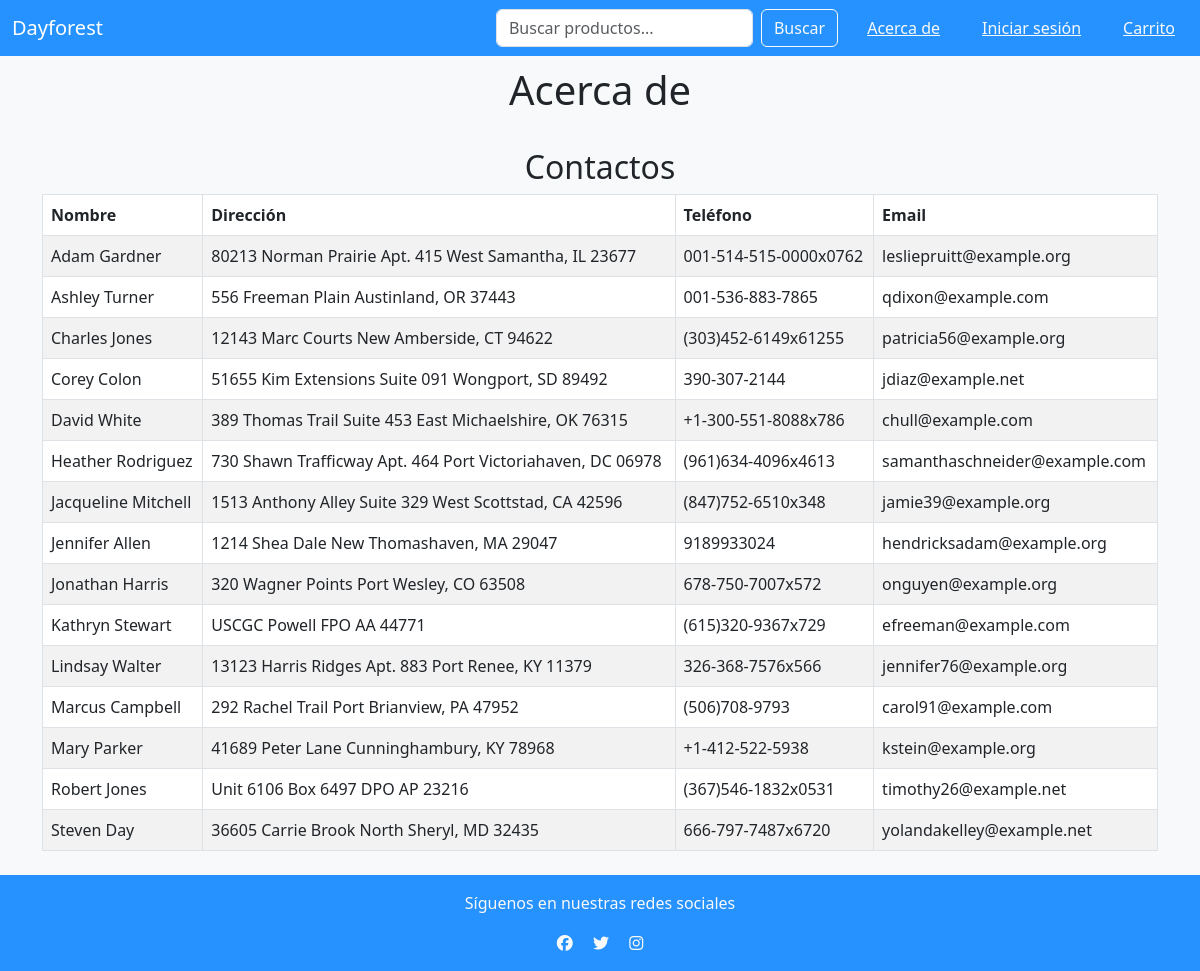
The page /shopapp/about/ on the database as committed earlier.
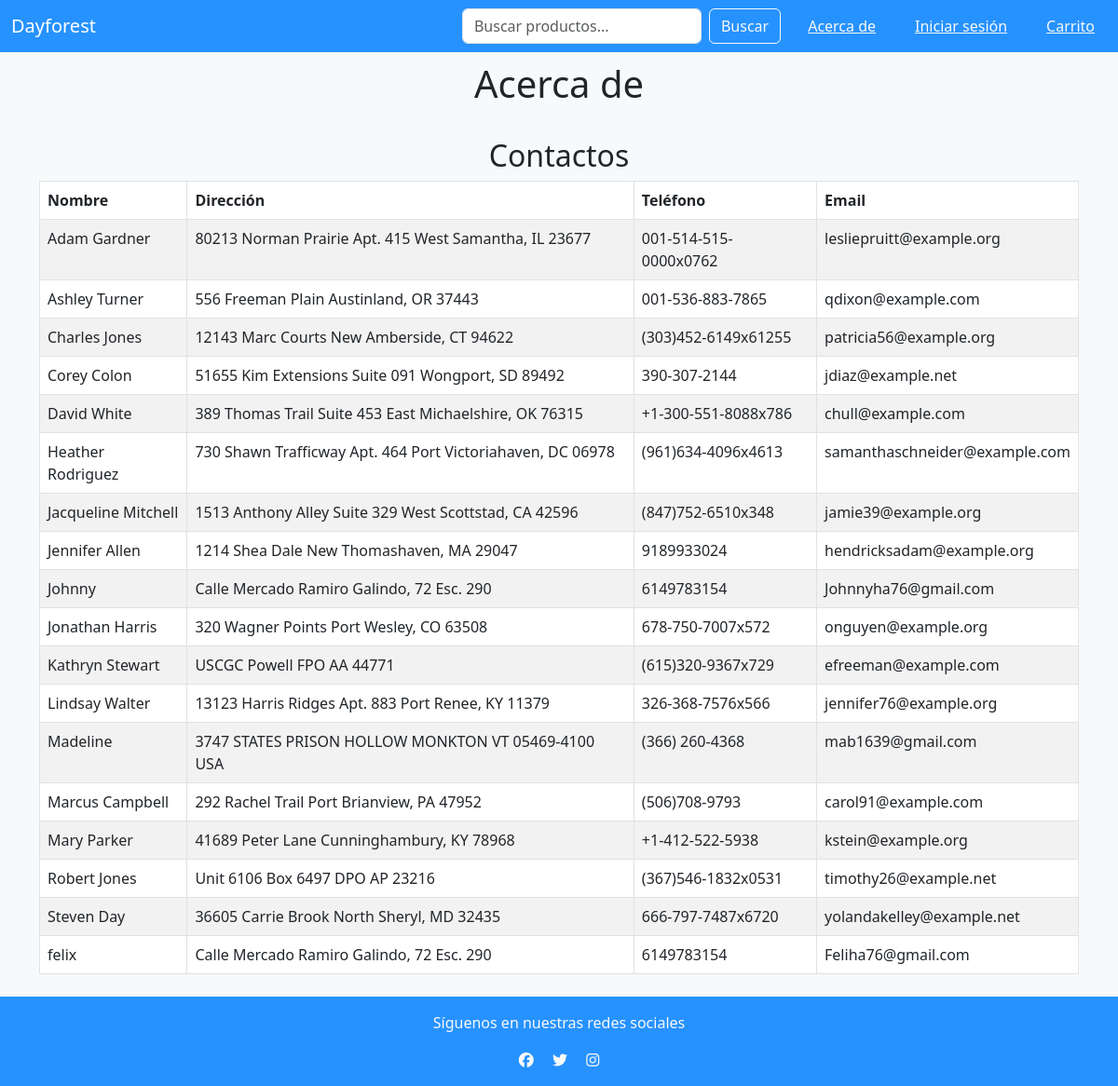
The same page on the database as committed later.
### shopApp/models.py (models this page shows, shortened)
class Contact(models.Model):
    contact_full_name = models.CharField(max_length=100, unique=True)
    contact_address = models.CharField(max_length=150)
    contact_phone = models.CharField(max_length=20)
    contact_email = models.EmailField(max_length=30)
    contact_active = models.BooleanField()

### shopApp/views.py (the view)
# urls.py: path('about/', about, name='about'),
def about(request):
    contact_list = Contact.objects.filter(contact_active=True).order_by("contact_full_name")
    return render(request, 'shopApp/about.html', context={'contacts' : contact_list})

### templates/shopApp/about.html
{% extends 'shopApp/base.html' %}
{% block content %}
<h1 style="padding: 10px;" class="text-center">Acerca de</h1>
<div class="container my-4">
    <h2 class="text-center">Contactos</h2>
    <table class="table table-striped table-bordered">
        <thead class="">
            <tr>
                <th>Nombre</th>
                <th>Dirección</th>
                <th>Teléfono</th>
                <th>Email</th>
            </tr>
        </thead>
        <tbody>
            {% for contact in contacts %}
            <tr>
                <td>{{ contact.contact_full_name }}</td>
                <td>{{ contact.contact_address }}</td>
                <td>{{ contact.contact_phone }}</td>
                <td>{{ contact.contact_email }}</td>
            </tr>
            {% endfor %}
        </tbody>
    </table>
</div>
{% endblock %}

### templates/shopApp/base.html (shortened to what this page needs)
<!DOCTYPE html>
{% load static %}
<html lang="es">
<head>
    <link href="https://cdn.jsdelivr.net/npm/bootstrap@5.3.0/dist/css/bootstrap.min.css" rel="stylesheet">
    <link rel="stylesheet" href="{% static 'shopApp/css/styles.css' %}">
</head>
<body class="bg-light">
    <nav class="navbar navbar-expand-lg navbar-dark text-light">
        <div class="container-fluid">
            <a class="navbar-brand" href="{% url 'index' %}">Dayforest</a>
            <div class="collapse navbar-collapse" id="navbarNav">
                <form class="d-flex ms-auto">
                    <input class="form-control me-2" type="search" placeholder="Buscar productos...">
                    <button class="btn btn-outline-light text-light" type="submit">Buscar</button>
                </form>
                <ul class="navbar-nav mr-auto mt-2 mt-lg-0">
                    <a class="btn btn-link ms-3 text-light" href="{% url 'about' %}">Acerca de</a>
                        {% if user.is_authenticated %}
                            <a onclick="document.getElementById('logout-form').submit();" class="btn btn-link ms-3 text-light"
                            >Hola, {{ user.get_username }}</a>
                        {% else %}
                            <a href="{% url 'login' %}" class="btn btn-link ms-3 text-light">Iniciar sesión</a>
                        {% endif %}
                    <button class="btn btn-link ms-3 text-light">Carrito</button>
                </ul>
            </div>
        </div>
    </nav>
     <div>
        {% block content %}
        {% endblock %}
     </div>
    <footer class=" text-light text-center py-3">
        <p>Síguenos en nuestras redes sociales</p>
        <a href="#" class="text-light mx-2"><i class="fab fa-facebook"></i></a>
        <a href="#" class="text-light mx-2"><i class="fab fa-twitter"></i></a>
        <a href="#" class="text-light mx-2"><i class="fab fa-instagram"></i></a>
    </footer>
</body>
</html>

### static/shopApp/css/styles.css (style rules this page uses)
.navbar { background-color: rgb(38,146,255); }
footer { background-color: rgb(38,146,255); }
thead th { background-color: rgb(0,49,83); }

Rows that differ between the two databases and show on the page:
added Contact: contact_full_name "Johnny", contact_address "Calle Mercado Ramiro Galindo, 72 Esc. 290", contact_phone "6149783154", contact_email "Johnnyha76@gmail.com"
added Contact: contact_full_name "Madeline", contact_address "3747 STATES PRISON HOLLOW MONKTON VT 05469-4100 USA", contact_phone "(366) 260-4368", contact_email "mab1639@gmail.com"
added Contact: contact_full_name "felix", contact_address "Calle Mercado Ramiro Galindo, 72 Esc. 290", contact_phone "6149783154", contact_email "Feliha76@gmail.com"
